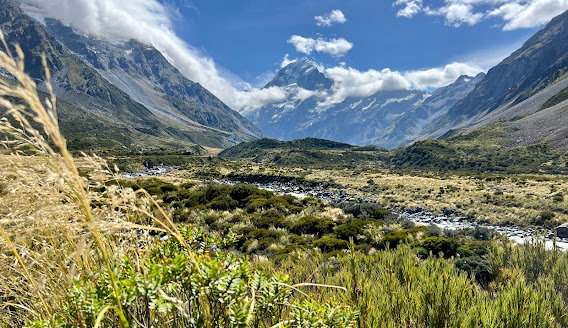
%> input picture Histogram/new.jpg, 568 x 328 px
$ octave histogram.m   (GNU Octave 9; MATLAB toolbox functions it lacks are replaced by stand-ins)
%> lines starting %> are read from the running program, lines starting %| are printed output that depends on the picture
clc
clear all
close all

inputImage = imread('new.jpg');
%> inputImage is the input picture: size 328x568x3 uint8; mean R, G, B 118.1, 127.5, 113.9

if size(inputImage, 3) == 3
    grayImage = rgb2gray(inputImage);
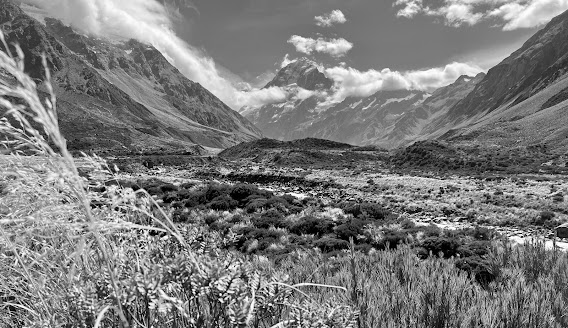
%> grayImage: size 328x568 uint8; min 0, max 255, mean 123.1
else
    grayImage = inputImage;
end


equalizedImage = histeq(grayImage);
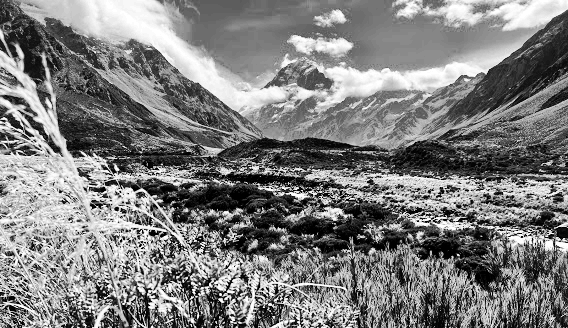
%> equalizedImage: size 328x568 uint8; min 0, max 255, mean 126.3


figure;
subplot(2, 2, 1);
imshow(inputImage);
title('Original Image');

subplot(2, 2, 2);
imshow(grayImage);
title('Grayscale Image');

subplot(2, 2, 3);
imhist(grayImage);
title('Histogram of Grayscale Image');

subplot(2, 2, 4);
imshow(equalizedImage);
title('Histogram Equalized Image');
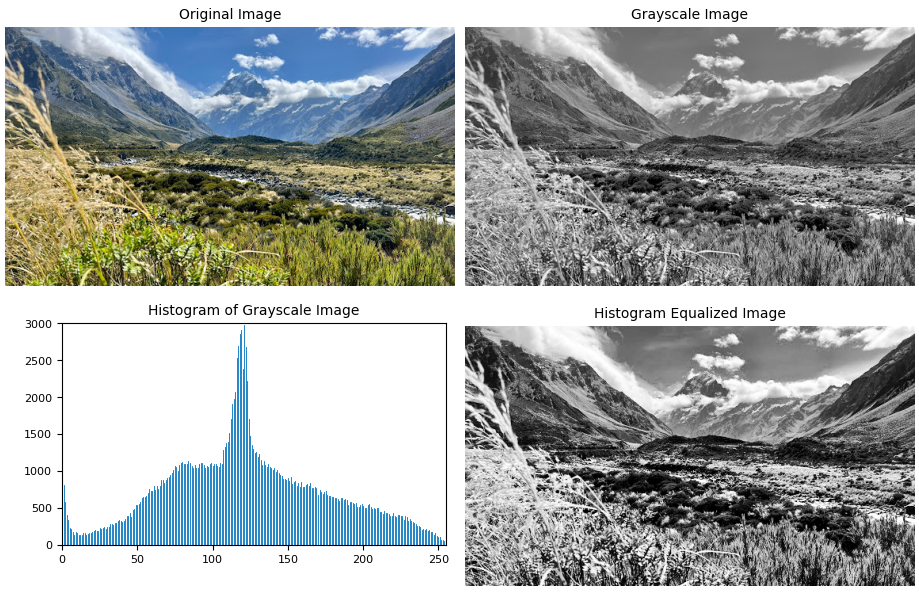
%> figure redrawn from the program's plot data, 4 panels


figure;
imhist(equalizedImage);
title('Histogram of Equalized Image');
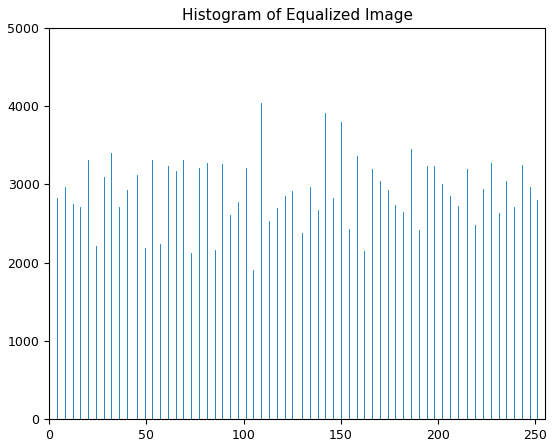
%> figure redrawn from the program's plot data; highest point at x = 0, y = 4322
